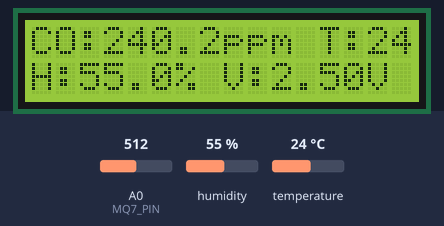
Simulated run of this sketch. Board: Arduino Uno, built with avr-gcc and run on an emulated ATmega328P. Shown: 16×2 character LCD. The test bench sets the inputs (shaded band); at power-on: A0 (MQ7_PIN) = 512, humidity 55 %, temperature 24 °C. What the sketch prints to the serial monitor is not drawn.

Above: at 3.2 s.
3.3 s: A0 (MQ7_PIN) set to 232
At 5.2 s:
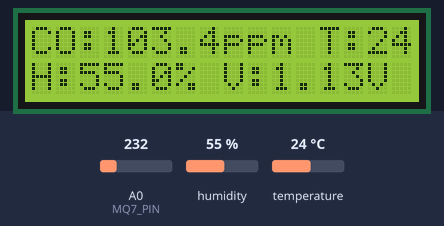
5.8 s: A0 (MQ7_PIN) set to 211
At 7.1 s:
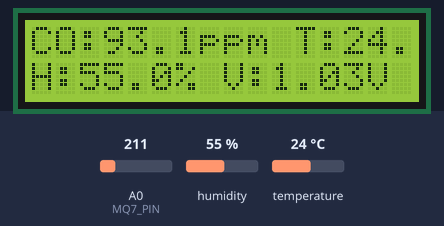
7.9 s: humidity set to 22 %
At 8.9 s:
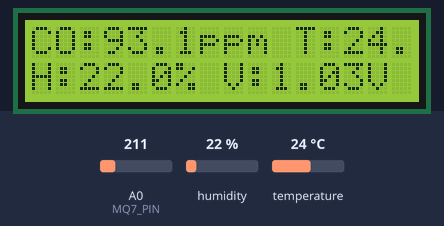
10.0 s: temperature set to 12 °C
At 11.5 s:
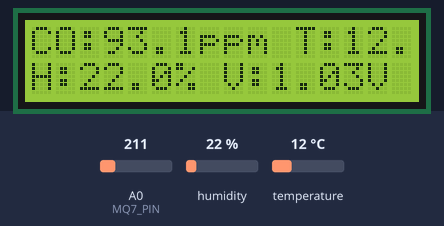
12.1 s: humidity set to 40 %
At 13.8 s:
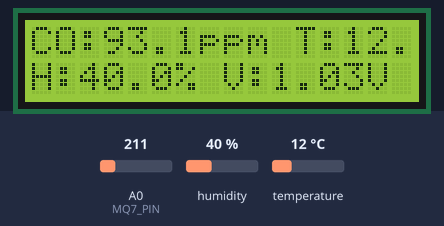
14.3 s: A0 (MQ7_PIN) set to 122
At 15.7 s:
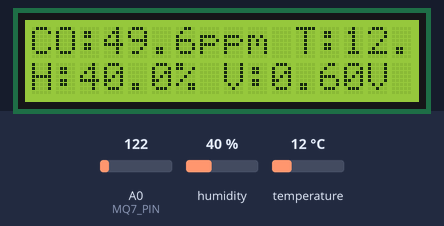
Timing chart, 0 to 17.3 s (numbered marks = the images above; inputs shaded):
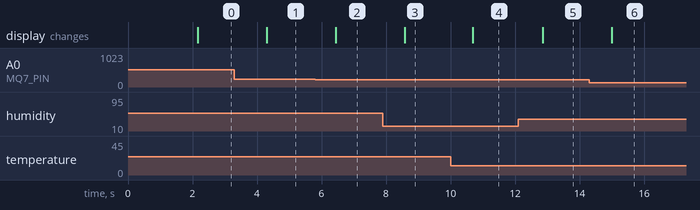

The sketch:

sketch_feb16a_yash_code.ino
```cpp
// Include necessary libraries
#include <Wire.h>
#include <LiquidCrystal_I2C.h>
#include <DHT.h>

// Define the I2C address for the LCD (common address is 0x27, but verify with your module)
#define LCD_ADDRESS 0x27

// Define LCD dimensions
#define LCD_COLUMNS 16
#define LCD_ROWS 2

// Initialize the LCD object
LiquidCrystal_I2C lcd(LCD_ADDRESS, LCD_COLUMNS, LCD_ROWS);

// Define the analog pin for MQ-7 sensor
#define MQ7_PIN A0

// Define the digital pin for DHT11 sensor
#define DHT_PIN 2
#define DHT_TYPE DHT11  // DHT11 sensor type

// Initialize DHT object
DHT dht(DHT_PIN, DHT_TYPE);

// Variables for sensor readings
int sensorValue = 0;
float voltage = 0.0;
float coLevel = 0.0;  // Rough estimate in ppm (needs calibration for accuracy)
float temperature = 0.0;
float humidity = 0.0;

void setup() {
  // Initialize serial communication for debugging
  Serial.begin(9600);

  // Initialize the LCD
  lcd.init();
  lcd.backlight();

  // Initialize DHT sensor
  dht.begin();

  // Print initial message on LCD
  lcd.setCursor(0, 0);
  lcd.print("Sensors Init");
  delay(2000);  // Wait for sensors to stabilize (MQ-7 needs preheating, DHT11 needs a moment)

  // Clear LCD and prepare for readings
  lcd.clear();
}

void loop() {
  // Read the analog value from MQ-7 sensor
  sensorValue = analogRead(MQ7_PIN);

  // Convert to voltage (assuming 5V reference)
  voltage = sensorValue * (5.0 / 1023.0);

  // Rough CO level calculation (this is approximate and requires calibration)
  // MQ-7 sensitivity curve: Rs/R0 = (Vcc - Vout)/Vout
  // For CO, a common formula is CO_ppm = 10^((log10(Rs/R0) - b)/m) where m and b are from datasheet
  // Simplified rough estimate (not accurate without calibration):
  coLevel = (voltage - 0.1) * 100;  // Example: adjust based on your calibration

  // Read temperature and humidity from DHT11
  temperature = dht.readTemperature();  // In Celsius
  humidity = dht.readHumidity();

  // Check for DHT read errors (optional, but good practice)
  if (isnan(temperature) || isnan(humidity)) {
    Serial.println("Failed to read from DHT sensor!");
    temperature = 0.0;
    humidity = 0.0;
  }

  // Display on LCD (formatted for 16x2)
  lcd.setCursor(0, 0);
  lcd.print("CO:");
  lcd.print(coLevel, 1);
  lcd.print("ppm T:");
  lcd.print(temperature, 1);
  lcd.print("C");

  lcd.setCursor(0, 1);
  lcd.print("H:");
  lcd.print(humidity, 1);
  lcd.print("% V:");
  lcd.print(voltage, 2);
  lcd.print("V");

  // Print to serial for debugging
  Serial.print("Sensor Value: ");
  Serial.print(sensorValue);
  Serial.print(" | Voltage: ");
  Serial.print(voltage);
  Serial.print("V | CO Level: ");
  Serial.print(coLevel);
  Serial.print(" ppm | Temp: ");
  Serial.print(temperature);
  Serial.print(" C | Hum: ");
  Serial.print(humidity);
  Serial.println(" %");

  // Delay before next reading
  delay(1000);  // Update every second
}
```

Measured:
- the behaviour switches between 225 and 224 on A0 (MQ7_PIN) (found by bisection; images 1 and 2)
- after the input at 3.3 s, the display: changes after 1.0 s (image 1)
- after the input at 5.8 s, the display: changes after 0.65 s (image 2)
- after the input at 7.9 s, the display: changes after 0.69 s (image 3)
- after the input at 10.0 s, the display: changes after 0.68 s (image 4)
- after the input at 12.1 s, the display: changes after 0.77 s (image 5)
- after the input at 14.3 s, the display: changes after 0.71 s (image 6)
